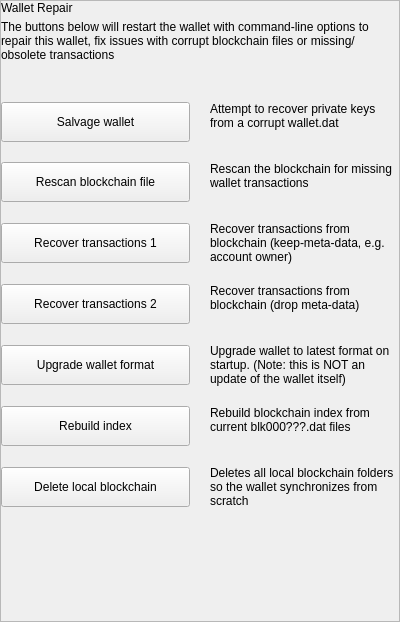
<?xml version="1.0" encoding="UTF-8"?>
<ui version="4.0">
 <class>SettingsWalletRepairWidget</class>
 <widget class="QWidget" name="SettingsWalletRepairWidget">
  <property name="geometry">
   <rect>
    <x>0</x>
    <y>0</y>
    <width>400</width>
    <height>622</height>
   </rect>
  </property>
  <property name="windowTitle">
   <string>Form</string>
  </property>
  <layout class="QHBoxLayout" name="horizontalLayout">
   <property name="spacing">
    <number>0</number>
   </property>
   <property name="leftMargin">
    <number>0</number>
   </property>
   <property name="topMargin">
    <number>0</number>
   </property>
   <property name="rightMargin">
    <number>0</number>
   </property>
   <property name="bottomMargin">
    <number>0</number>
   </property>
   <item>
    <widget class="QWidget" name="left" native="true">
     <layout class="QVBoxLayout" name="verticalLayout">
      <property name="leftMargin">
       <number>0</number>
      </property>
      <property name="topMargin">
       <number>0</number>
      </property>
      <property name="rightMargin">
       <number>0</number>
      </property>
      <property name="bottomMargin">
       <number>0</number>
      </property>
      <item>
       <widget class="QScrollArea" name="scrollStack">
        <property name="styleSheet">
         <string notr="true"/>
        </property>
        <property name="horizontalScrollBarPolicy">
         <enum>Qt::ScrollBarAlwaysOff</enum>
        </property>
        <property name="sizeAdjustPolicy">
         <enum>QAbstractScrollArea::AdjustIgnored</enum>
        </property>
        <property name="widgetResizable">
         <bool>true</bool>
        </property>
        <property name="alignment">
         <set>Qt::AlignLeading|Qt::AlignLeft|Qt::AlignTop</set>
        </property>
        <widget class="QWidget" name="scrollAreaWidgetStack">
         <property name="geometry">
          <rect>
           <x>0</x>
           <y>0</y>
           <width>398</width>
           <height>620</height>
          </rect>
         </property>
         <property name="autoFillBackground">
          <bool>true</bool>
         </property>
         <layout class="QVBoxLayout" name="verticalLayout_1">
          <property name="spacing">
           <number>0</number>
          </property>
          <property name="sizeConstraint">
           <enum>QLayout::SetDefaultConstraint</enum>
          </property>
          <property name="leftMargin">
           <number>0</number>
          </property>
          <property name="topMargin">
           <number>0</number>
          </property>
          <property name="rightMargin">
           <number>0</number>
          </property>
          <property name="bottomMargin">
           <number>0</number>
          </property>
          <item>
           <layout class="QHBoxLayout" name="horizontalLayout_3">
            <property name="spacing">
             <number>0</number>
            </property>
            <item>
             <layout class="QVBoxLayout" name="verticalLayoutTitle">
              <property name="spacing">
               <number>5</number>
              </property>
              <item>
               <widget class="QLabel" name="labelTitle">
                <property name="text">
                 <string>Wallet Repair</string>
                </property>
               </widget>
              </item>
              <item>
               <widget class="QLabel" name="labelSubtitle1">
                <property name="text">
                 <string>The buttons below will restart the wallet with command-line options to repair this wallet, fix issues with corrupt blockchain files or missing/obsolete transactions</string>
                </property>
                <property name="wordWrap">
                 <bool>true</bool>
                </property>
               </widget>
              </item>
             </layout>
            </item>
           </layout>
          </item>
          <item>
           <spacer name="verticalSpacer">
            <property name="orientation">
             <enum>Qt::Vertical</enum>
            </property>
            <property name="sizeType">
             <enum>QSizePolicy::Fixed</enum>
            </property>
            <property name="sizeHint" stdset="0">
             <size>
              <width>20</width>
              <height>40</height>
             </size>
            </property>
           </spacer>
          </item>
          <item>
           <layout class="QHBoxLayout" name="horizontalLayout_6" stretch="1,1">
            <property name="spacing">
             <number>20</number>
            </property>
            <item>
             <layout class="QVBoxLayout" name="verticalLayout_2">
              <property name="spacing">
               <number>5</number>
              </property>
              <item>
               <widget class="QPushButton" name="pushButtonSalvage">
                <property name="minimumSize">
                 <size>
                  <width>0</width>
                  <height>40</height>
                 </size>
                </property>
                <property name="maximumSize">
                 <size>
                  <width>16777215</width>
                  <height>40</height>
                 </size>
                </property>
                <property name="focusPolicy">
                 <enum>Qt::NoFocus</enum>
                </property>
                <property name="text">
                 <string>Salvage wallet</string>
                </property>
               </widget>
              </item>
             </layout>
            </item>
            <item>
             <widget class="QLabel" name="labelMessageSalvage">
              <property name="text">
               <string>Attempt to recover private keys from a corrupt wallet.dat</string>
              </property>
              <property name="alignment">
               <set>Qt::AlignLeading|Qt::AlignLeft|Qt::AlignTop</set>
              </property>
              <property name="wordWrap">
               <bool>true</bool>
              </property>
             </widget>
            </item>
           </layout>
          </item>
          <item>
           <spacer name="verticalSpacer_1">
            <property name="orientation">
             <enum>Qt::Vertical</enum>
            </property>
            <property name="sizeType">
             <enum>QSizePolicy::Fixed</enum>
            </property>
            <property name="sizeHint" stdset="0">
             <size>
              <width>20</width>
              <height>20</height>
             </size>
            </property>
           </spacer>
          </item>
          <item>
           <layout class="QHBoxLayout" name="horizontalRescan" stretch="1,1">
            <property name="spacing">
             <number>20</number>
            </property>
            <item>
             <layout class="QVBoxLayout" name="verticalRescan">
              <property name="spacing">
               <number>5</number>
              </property>
              <item>
               <widget class="QPushButton" name="pushButtonRescan">
                <property name="minimumSize">
                 <size>
                  <width>0</width>
                  <height>40</height>
                 </size>
                </property>
                <property name="maximumSize">
                 <size>
                  <width>16777215</width>
                  <height>40</height>
                 </size>
                </property>
                <property name="focusPolicy">
                 <enum>Qt::NoFocus</enum>
                </property>
                <property name="text">
                 <string>Rescan blockchain file</string>
                </property>
               </widget>
              </item>
             </layout>
            </item>
            <item>
             <widget class="QLabel" name="labelMessageRescan">
              <property name="text">
               <string>Rescan the blockchain for missing wallet transactions</string>
              </property>
              <property name="alignment">
               <set>Qt::AlignLeading|Qt::AlignLeft|Qt::AlignTop</set>
              </property>
              <property name="wordWrap">
               <bool>true</bool>
              </property>
             </widget>
            </item>
           </layout>
          </item>
          <item>
           <spacer name="verticalSpacer_2">
            <property name="orientation">
             <enum>Qt::Vertical</enum>
            </property>
            <property name="sizeType">
             <enum>QSizePolicy::Fixed</enum>
            </property>
            <property name="sizeHint" stdset="0">
             <size>
              <width>20</width>
              <height>20</height>
             </size>
            </property>
           </spacer>
          </item>
          <item>
           <layout class="QHBoxLayout" name="horizontalRecover1" stretch="1,1">
            <property name="spacing">
             <number>20</number>
            </property>
            <item>
             <layout class="QVBoxLayout" name="verticalRecover1">
              <property name="spacing">
               <number>5</number>
              </property>
              <item>
               <widget class="QPushButton" name="pushButtonRecover1">
                <property name="minimumSize">
                 <size>
                  <width>0</width>
                  <height>40</height>
                 </size>
                </property>
                <property name="maximumSize">
                 <size>
                  <width>16777215</width>
                  <height>40</height>
                 </size>
                </property>
                <property name="focusPolicy">
                 <enum>Qt::NoFocus</enum>
                </property>
                <property name="text">
                 <string>Recover transactions 1</string>
                </property>
               </widget>
              </item>
             </layout>
            </item>
            <item>
             <widget class="QLabel" name="labelMessageRecover1">
              <property name="text">
               <string>Recover transactions from blockchain (keep-meta-data, e.g. account owner)</string>
              </property>
              <property name="alignment">
               <set>Qt::AlignLeading|Qt::AlignLeft|Qt::AlignTop</set>
              </property>
              <property name="wordWrap">
               <bool>true</bool>
              </property>
             </widget>
            </item>
           </layout>
          </item>
          <item>
           <spacer name="verticalSpacer_3">
            <property name="orientation">
             <enum>Qt::Vertical</enum>
            </property>
            <property name="sizeType">
             <enum>QSizePolicy::Fixed</enum>
            </property>
            <property name="sizeHint" stdset="0">
             <size>
              <width>20</width>
              <height>20</height>
             </size>
            </property>
           </spacer>
          </item>
          <item>
           <layout class="QHBoxLayout" name="horizontalRecover2" stretch="1,1">
            <property name="spacing">
             <number>20</number>
            </property>
            <item>
             <layout class="QVBoxLayout" name="verticalRecover2" stretch="0">
              <property name="spacing">
               <number>5</number>
              </property>
              <item>
               <widget class="QPushButton" name="pushButtonRecover2">
                <property name="minimumSize">
                 <size>
                  <width>0</width>
                  <height>40</height>
                 </size>
                </property>
                <property name="maximumSize">
                 <size>
                  <width>16777215</width>
                  <height>40</height>
                 </size>
                </property>
                <property name="focusPolicy">
                 <enum>Qt::NoFocus</enum>
                </property>
                <property name="text">
                 <string>Recover transactions 2</string>
                </property>
               </widget>
              </item>
             </layout>
            </item>
            <item>
             <widget class="QLabel" name="labelMessageRecover2">
              <property name="text">
               <string>Recover transactions from blockchain (drop meta-data)</string>
              </property>
              <property name="alignment">
               <set>Qt::AlignLeading|Qt::AlignLeft|Qt::AlignTop</set>
              </property>
              <property name="wordWrap">
               <bool>true</bool>
              </property>
             </widget>
            </item>
           </layout>
          </item>
          <item>
           <spacer name="verticalSpacer_4">
            <property name="orientation">
             <enum>Qt::Vertical</enum>
            </property>
            <property name="sizeType">
             <enum>QSizePolicy::Fixed</enum>
            </property>
            <property name="sizeHint" stdset="0">
             <size>
              <width>20</width>
              <height>20</height>
             </size>
            </property>
           </spacer>
          </item>
          <item>
           <layout class="QHBoxLayout" name="horizontalUpgrade" stretch="1,1">
            <property name="spacing">
             <number>20</number>
            </property>
            <item>
             <layout class="QVBoxLayout" name="verticalUpgrade">
              <property name="spacing">
               <number>5</number>
              </property>
              <item>
               <widget class="QPushButton" name="pushButtonUpgrade">
                <property name="minimumSize">
                 <size>
                  <width>0</width>
                  <height>40</height>
                 </size>
                </property>
                <property name="maximumSize">
                 <size>
                  <width>16777215</width>
                  <height>40</height>
                 </size>
                </property>
                <property name="focusPolicy">
                 <enum>Qt::NoFocus</enum>
                </property>
                <property name="text">
                 <string>Upgrade wallet format</string>
                </property>
               </widget>
              </item>
             </layout>
            </item>
            <item>
             <widget class="QLabel" name="labelMessageUpgrade">
              <property name="text">
               <string>Upgrade wallet to latest format on startup. (Note: this is NOT an update of the wallet itself)</string>
              </property>
              <property name="alignment">
               <set>Qt::AlignLeading|Qt::AlignLeft|Qt::AlignTop</set>
              </property>
              <property name="wordWrap">
               <bool>true</bool>
              </property>
             </widget>
            </item>
           </layout>
          </item>
          <item>
           <spacer name="verticalSpacer_5">
            <property name="orientation">
             <enum>Qt::Vertical</enum>
            </property>
            <property name="sizeType">
             <enum>QSizePolicy::Fixed</enum>
            </property>
            <property name="sizeHint" stdset="0">
             <size>
              <width>20</width>
              <height>20</height>
             </size>
            </property>
           </spacer>
          </item>
          <item>
           <layout class="QHBoxLayout" name="horizontalRebuild" stretch="1,1">
            <property name="spacing">
             <number>20</number>
            </property>
            <item>
             <layout class="QVBoxLayout" name="verticalRebuild">
              <property name="spacing">
               <number>5</number>
              </property>
              <item>
               <widget class="QPushButton" name="pushButtonRebuild">
                <property name="minimumSize">
                 <size>
                  <width>0</width>
                  <height>40</height>
                 </size>
                </property>
                <property name="maximumSize">
                 <size>
                  <width>16777215</width>
                  <height>40</height>
                 </size>
                </property>
                <property name="focusPolicy">
                 <enum>Qt::NoFocus</enum>
                </property>
                <property name="text">
                 <string>Rebuild index</string>
                </property>
               </widget>
              </item>
             </layout>
            </item>
            <item>
             <widget class="QLabel" name="labelMessageRebuild">
              <property name="text">
               <string>Rebuild blockchain index from current blk000???.dat files</string>
              </property>
              <property name="alignment">
               <set>Qt::AlignLeading|Qt::AlignLeft|Qt::AlignTop</set>
              </property>
              <property name="wordWrap">
               <bool>true</bool>
              </property>
             </widget>
            </item>
           </layout>
          </item>
          <item>
           <spacer name="verticalSpacer_6">
            <property name="orientation">
             <enum>Qt::Vertical</enum>
            </property>
            <property name="sizeType">
             <enum>QSizePolicy::Fixed</enum>
            </property>
            <property name="sizeHint" stdset="0">
             <size>
              <width>20</width>
              <height>20</height>
             </size>
            </property>
           </spacer>
          </item>
          <item>
           <layout class="QHBoxLayout" name="horizontalDelete" stretch="1,1">
            <property name="spacing">
             <number>20</number>
            </property>
            <item>
             <layout class="QVBoxLayout" name="verticalDelete">
              <property name="spacing">
               <number>0</number>
              </property>
              <item>
               <widget class="QPushButton" name="pushButtonDelete">
                <property name="minimumSize">
                 <size>
                  <width>0</width>
                  <height>40</height>
                 </size>
                </property>
                <property name="maximumSize">
                 <size>
                  <width>16777215</width>
                  <height>40</height>
                 </size>
                </property>
                <property name="focusPolicy">
                 <enum>Qt::NoFocus</enum>
                </property>
                <property name="text">
                 <string>Delete local blockchain</string>
                </property>
               </widget>
              </item>
             </layout>
            </item>
            <item>
             <widget class="QLabel" name="labelMessageDelete">
              <property name="minimumSize">
               <size>
                <width>0</width>
                <height>0</height>
               </size>
              </property>
              <property name="text">
               <string>Deletes all local blockchain folders so the wallet synchronizes from scratch</string>
              </property>
              <property name="alignment">
               <set>Qt::AlignLeading|Qt::AlignLeft|Qt::AlignTop</set>
              </property>
              <property name="wordWrap">
               <bool>true</bool>
              </property>
             </widget>
            </item>
           </layout>
          </item>
          <item>
           <spacer name="verticalSpacer_7">
            <property name="orientation">
             <enum>Qt::Vertical</enum>
            </property>
            <property name="sizeHint" stdset="0">
             <size>
              <width>20</width>
              <height>40</height>
             </size>
            </property>
           </spacer>
          </item>
         </layout>
        </widget>
       </widget>
      </item>
     </layout>
    </widget>
   </item>
  </layout>
 </widget>
 <resources/>
 <connections/>
</ui>
